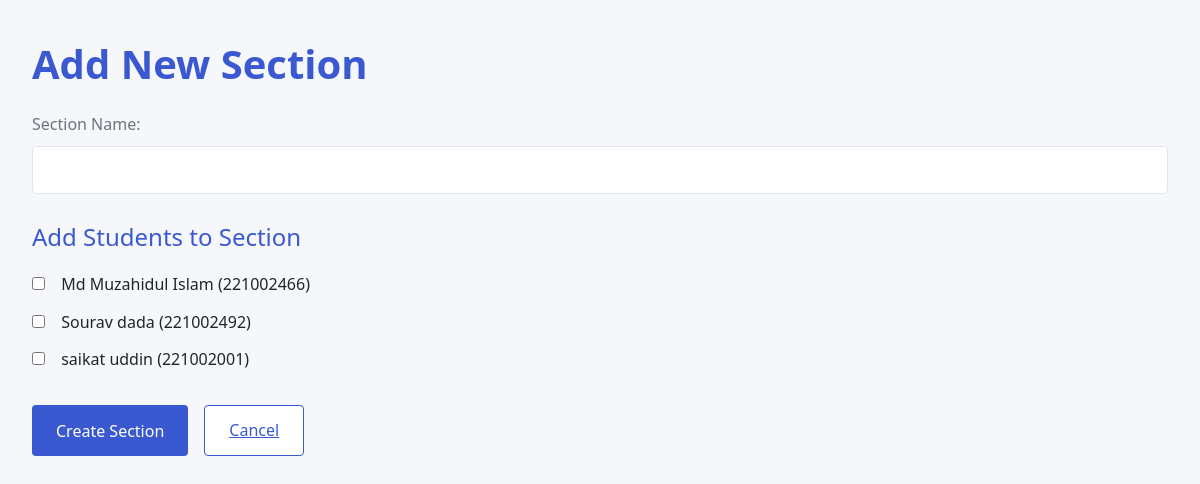
/add_section (signed in), run on an earlier commit of the app's database.
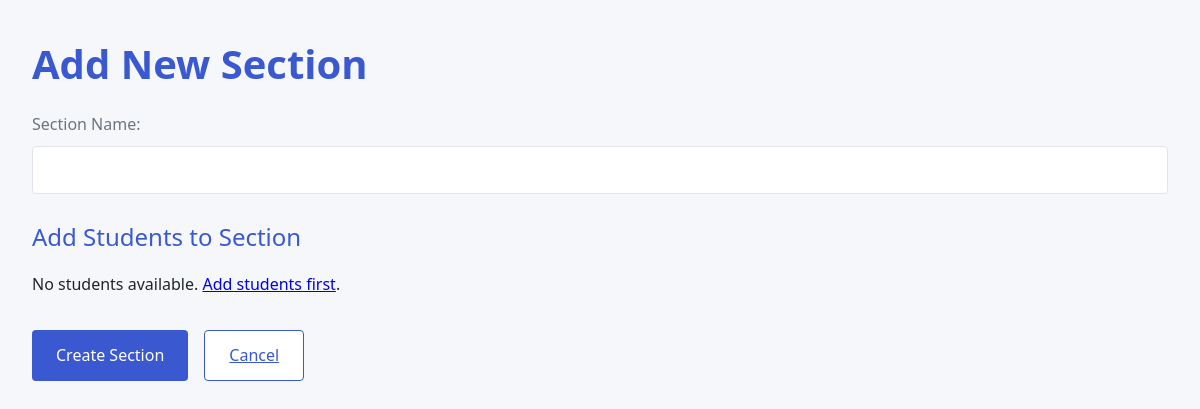
And on a later commit of the database.
### tables this page shows
CREATE TABLE students
                 (id INTEGER PRIMARY KEY AUTOINCREMENT,
                  name TEXT NOT NULL,
                  roll_no TEXT UNIQUE NOT NULL,
                  face_encoding BLOB,
                  created_at TEXT NOT NULL DEFAULT CURRENT_TIMESTAMP);

### app.py (the view, shortened to what this page needs)
@app.route('/add_section', methods=['GET', 'POST'])
@login_required
def add_section():
    conn = sqlite3.connect('attendance.db')
    conn.row_factory = sqlite3.Row
    c = conn.cursor()
    c.execute("SELECT * FROM students ORDER BY name")
    students = c.fetchall()
    conn.close()
    return render_template('add_section.html', students=students)

### app.py (called while the page is built)
def login_required(f):
    @functools.wraps(f)
    def decorated_function(*args, **kwargs):
        if 'teacher_id' not in session:
            flash('Please login to access this page')
            return redirect(url_for('login'))
        return f(*args, **kwargs)
    return decorated_function

### templates/add_section.html (shortened to what this page needs)
<!DOCTYPE html>
<html>
<head>
    <link rel="stylesheet" href="{{ url_for('static', filename='styles.css') }}">
</head>
<body>
    <div class="container">
        <h1>Add New Section</h1>
        <div class="section-form">
            <form method="POST" action="{{ url_for('add_section') }}">
                <div class="form-group">
                    <label for="name">Section Name:</label>
                    <input type="text" id="name" name="name" required>
                </div>
                <h3>Add Students to Section</h3>
                <div class="student-selection">
                    {% if students %}
                        {% for student in students %}
                        <div class="student-checkbox">
                            <input type="checkbox" id="student-{{ student.id }}" name="students" value="{{ student.id }}">
                            <label for="student-{{ student.id }}">{{ student.name }} ({{ student.roll_no }})</label>
                        </div>
                        {% endfor %}
                    {% else %}
                        <p>No students available. <a href="{{ url_for('add_student') }}">Add students first</a>.</p>
                    {% endif %}
                </div>
                <div class="form-actions">
                    <button type="submit" class="btn-primary">Create Section</button>
                    <a href="{{ url_for('dashboard') }}" class="btn-secondary">Cancel</a>
                </div>
            </form>
        </div>
    </div>
</body>
</html>

What changed in the data, as far as the page shows it:
removed students: name "Md Muzahidul Islam", roll_no "221002466"
removed students: name "Sourav dada", roll_no "221002492"
removed students: name "saikat uddin", roll_no "221002001"
Also different on the page:
text now shown: "No students available. Add students first ."
